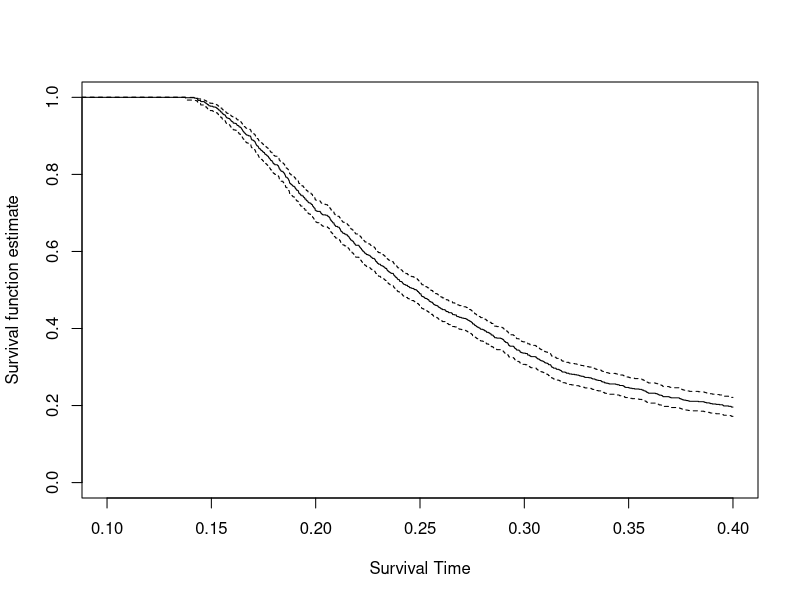
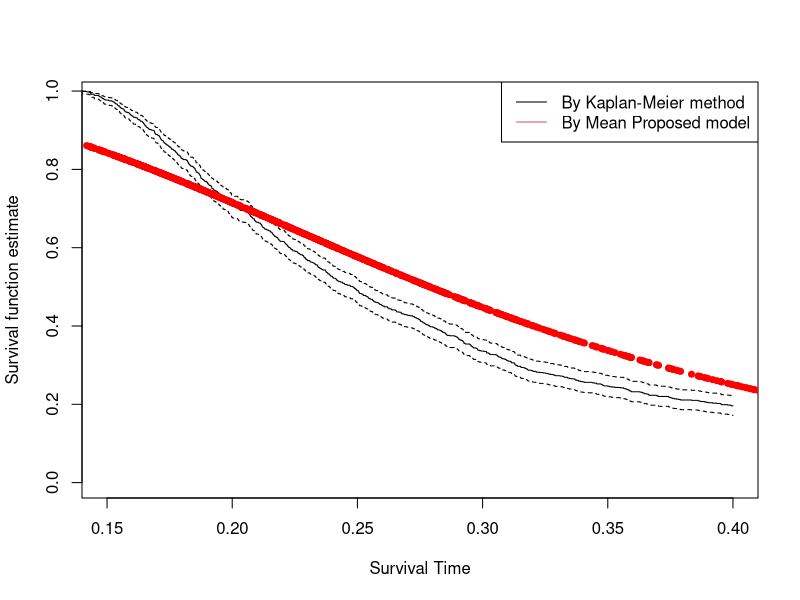

The R script that drew these images, in order: (Note: this script raises an error after producing the figures.)
#########Generating the data of GEV distribution from simulation#############
n<-1000 #sample size
#the true value of the parameter
beta<-c(2,0.6) #true parameter
xi<-0.5
set.seed(123)
#create the covariate
age<-sample(1:1000,n,replace=T)
ages<-scale(age)
X<-cbind(1,ages)
theta<-exp(X%*%beta)
N<-rep(NA,n)
t<-rep(NA,n)
delta<-rep(NA,n)
y<-rep(0,n)
c<-0.8 #change this to adjust the censoring rate.

for(i in 1:n){
 N[i]<-rpois(1,theta[i])
 if(N[i]==0)
      {y[i]<-c
      delta[i]<-0
      }
    else{      
    u<-runif(N[i])
    #set original value: u=0,sigma=1,xi=0.5 for GEV distribution
    xx<- (-1+(-log(1-u))^xi)/xi 
    z<-exp(xx)  #the survival time t[i]<-min(z)
    t[i]<-min(z)
  y[i]<-min(t[i],c)
 delta[i]<- as.numeric(t[i]<=c)

     }
 
}

sum(y==c)/length(y) #censoring rate

data <- data.frame(X=X, y=y,delta=delta)
#####write.table(x, file = "C:/Users/dooti/Desktop/simulation-gev-weibull.txt")

####################################################
###### generate random variables(simulation.r)
######data<-read.table("simulationmin.txt")
######data<-read.table("C:/Users/dooti/Desktop/simulation-gev-weibull.txt")

n<-nrow(data)
y<-data$y
X<-cbind(data$X.1,data$X.2)
delta<-data$delta

#########Drawing Kaplan Meier Curve#############
library(survival)
#use the Kaplan-Meier estimator.

fit1 <- survfit(Surv(y,delta)~1,conf.int=.95,conf.type="log-log",type="kaplan-meier",se.fit=T)
summary(fit1)
plot(fit1,xlab="Survival Time",ylab="Survival function estimate",xlim=c(0.10,0.40))


#plot the survival curve based on the Weibull model with parameter alpha and lambda=1.
fn0<-function(para){
 t<-y
 beta<-para[1:2]
 alpha<-para[3]
 theta<-exp(X%*%beta) 
  S<-exp(-t^alpha)
  f<-exp(-t^alpha)*alpha*(t^(alpha-1))
  return(sum(-theta*(1-S)+delta*log(theta*f)))
}
#########Plotting Survival Curve for model vs. Kaplan Meier###########

library(LearnBayes)  
BETA<-laplace(fn0,c(2,0.6,3))$mode[1:2]
alpha<-laplace(fn0,c(2,0.6,3))$mode[3]
THETA<-exp(X%*%BETA)
surv<-function(xi,theta,y){
t<-y
S<-exp(-t^alpha)
SS<-exp(-theta*(1-S))
return(SS)}
###########################################
#We need to take average ##################
###########################################
YYY<-matrix(0,1000,1000)
for(i in 1:1000){
YYY[i,]<-surv(XI,THETA[i],y)
}
IND<-sample(1:1000,10)
sy<-apply(YYY,2,mean)
pdf("C:/Users/dooti/Desktop/SurvivalCurveByMean2.pdf")
plot(fit1,xlab="Survival Time",ylab="Survival function estimate",xlim=c(0.15,0.40))
points(y,sy,type="p",cex=0.8,pch=19,col="red")
###for(j in 1:10){
###Q<-IND[j]
###points(y,YYY[Q,],type="p",cex=0.1,pch=19,col=j+3)
###}
legend("topright",c("By Kaplan-Meier method","By Mean Proposed model"),lty=1,col=c(1,2))
dev.off()

###### get MLE for data using Weibull distribution#############

#use the sum that extends over all possible values of the vector N && (A.1) as the likelihood.
#define a function,return the minus of the log likelihood
fn<-function(para){
	
	beta<-para[c(1,2)]
	alpha<-para[3]
	s<-0
	S<- exp(-y^alpha) #the survival function
	logf<- log(alpha)+(alpha-1)*log(y)-(y^alpha) # the log density function
		

		 
	for (i in 1:n){
		if(delta[i]==0)
		s<-s+exp(t(X[i,])%*%beta)*(1-S[i])
		else s<-s+exp(t(X[i,])%*%beta)*(1-S[i])-t(X[i,])%*%beta - logf[i]
		}
	return(s)
			
	}



##  MH algorithm
burnin <-3000     #burn-in time
prop.s<-c(1.75,0.2,0.001) # sd of proposal normal for beta0, beta1, alpha.
m<-10000
para0<-c(2.7,.7,1.5) #initial value for beta0, beta1, alpha.
#para:beta0,beta1,alpha
para <-matrix(nrow=m, ncol=3) 
acc.prob <-c(0,0,0) 
current.para<-para0

for (t in 1:m){  
    for (j in 1:3){
    prop.para<- current.para   
    prop.para[j]<- rnorm(1,current.para[j],prop.s[j] )   
    #random walk metropolis
    loga <- fn(prop.para)-fn(current.para)
    
    u<-runif(1)  
    u<-log(u)  
    if(u<loga) { 
            current.para<-prop.para   
            acc.prob[j] <- acc.prob[j]+1 
            }    
    }                   
    para[t,]<-current.para  
} 

###########################################
#posterior mean and sd for beta0, beta1, alpha.
para.b<-apply(para[(burnin+1):m,],2,mean) #parameter estimated by Bayes
sd.b<-apply(para[(burnin+1):m,],2,sd) #its SD
#MLE posterior mean and sd for beta0, beta1, alpha.
para.mle<-laplace(fn0,c(2,0.6,3))$mode
sd.mle<-sqrt(diag(laplace(fn0,c(2,0.6,3))$var))
#################################################

#95% HPD interval.
library(lme4)
HPDinterval(para)

##############################
#MCMC samples after burn-in
PARA<-para[-(1:burnin),]
##############################
#Calculation for CPO
#likelihood for each observation
fi<-function(para,i){	
	beta<-para[c(1,2)]
	alpha<-para[3]
	
	S<- exp(-y[i]^alpha) #the survival function
	f<- alpha*((y[i])^(alpha-1))*exp(-(y[i]^alpha)) # the log density function		 
	if(delta[i]==0){s<-exp(-exp(t(X[i,])%*%beta)*(1-S))}
	else {s<-exp(-exp(t(X[i,])%*%beta)*(1-S))+exp(t(X[i,])%*%beta)*f}
	return(s)			
	}
#CPO estimator
MM<-length(PARA[,1])
CPO.i<-numeric(n)
FF<-numeric(MM)
for(j in 1:n){
for(k in 1:MM){
FF[k]<-fi(PARA[k,],j)}
CPO.i[j]<-1/mean(1/FF)
}
LPML<-sum(log(CPO.i))

###############
#DIC ##########
MM<-length(PARA[,1])
FF<-numeric(n)
d.bar<-numeric(MM)
for(k in 1:MM){
for(j in 1:n){
FF[j]<-log(fi(PARA[k,],j))
}
d.bar[k]<-(-2)*sum(FF)
}
D.bar<-mean(d.bar) #firt part of DIC
FF<-numeric(n)

for(j in 1:n){
FF[j]<-log(fi(para.b,j))
}
D.hat<-(-2)*sum(FF)
DIC<-2*D.bar-D.hat 

LPML
DIC
